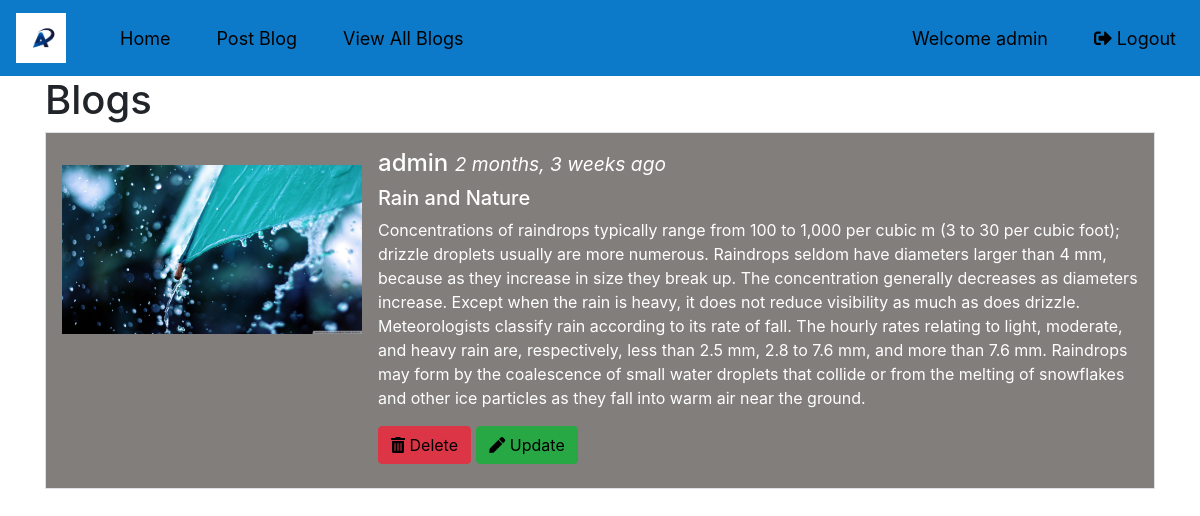
Page /detailblog/25 (signed in) on the committed database.
### blogapp/models.py (models this page shows)
class PostBlog(models.Model):
    title = models.CharField(max_length=50)
    description = models.CharField(max_length=2000)
    file = models.FileField(upload_to= 'images/')
    author = models.CharField(max_length=50)
    posted_date= models.DateTimeField(auto_now_add= True)
    comments = models.ForeignKey(Comment,null=True, blank=True,on_delete=models.CASCADE)

### blogapp/views.py (the view)
# urls.py: path('detailblog/<pk>',views.DetailBlog.as_view()),
@method_decorator(login_required, name='dispatch')
class DetailBlog(DetailView):
    model = PostBlog
    template_name = 'blogapp/detailblog.html'
    context_object_name = 'blog'

### templates/blogapp/detailblog.html (shortened to what this page needs)
{% extends 'blogapp/base.html' %}
{% block basecontent %}
<div class="container">
    <h1>Blogs</h1>
  <div class="media border p-3">
  <img src="{{blog.file.url}}" alt="image" class="mr-3 mt-3 " style="width:300px;">
  <div class="media-body">
    <h4>{{blog.author}} <small><i>{{blog.posted_date | timesince}} ago</i></small></h4>
    <h5>{{blog.title}}</h5>
    <p>{{blog.description}}</p>
    {% if request.user.username == blog.author  %}
      <form  method="post">
        <h5><a href="/delete/{{blog.id}}" class="btn btn-danger"><i class="fas fa-trash-alt"></i> Delete</a>
        <a href="/update/{{blog.id}}" class="btn btn-success"><i class="fas fa-pen"></i> Update</a></h5>
      </form>
    {% endif %}
  </div>
</div>
<br>
</div>
{% endblock %}

### templates/blogapp/base.html (shortened to what this page needs)
{% load static %}
<!DOCTYPE html>
<html lang="en" dir="ltr">
  <head>
    <link rel="stylesheet" href="{%static 'css/style.css' %}">
   <link rel="stylesheet" href="https://maxcdn.bootstrapcdn.com/bootstrap/4.4.1/css/bootstrap.min.css">
   <link rel="stylesheet" href="https://use.fontawesome.com/releases/v5.7.0/css/all.css">
  </head>
  <body style="background-image:url('{%static 'images/blog-bg.jfif' %}')">
  <nav class="navbar navbar-expand-md navbar-custom">
  <a class="navbar-brand" href="#"><img src="{%static "images/logo.jpg"%}" alt="My Blog" height="50px" width="50px"></a>
<div class="collapse navbar-collapse" id="collapsibleNavbar">
  <ul class="navbar-nav">
<li class="nav-item">
  <a class="nav-link" href="#">Home</a>
</li>
<li class="nav-item">
  <a class="nav-link" href="/postblog"> Post Blog</a>
</li>
<li class="nav-item">
  <a class="nav-link" href="/viewblog">View All Blogs</a>
</li>
</ul>
    {% if request.user.is_authenticated is True %}
  <ul class="navbar-nav ml-auto">
    <li class="nav-item">
        <a class="nav-link" href="#">  Welcome {{request.user}}</a>
    </li>
      <li class="nav-item">
          <a class="nav-link" href="/accounts/logout"><i class="fas fa-sign-out-alt"></i>  Logout</a>
      </li>
  </ul>
      {% endif %}
</div>
</nav>
{% block basecontent%}
{% endblock %}
  </body>
</html>

### static/css/style.css (style rules this page uses)
.navbar-custom { background-color: #0c7ac9; }
.navbar-nav .nav-link { color: white; }
.navbar-nav > li { margin-left:30px; font-size: 18px; }
.media { background: #827e7c!important; color: white!important; }
a { color: black!important; }

### rows in the picture
PostBlog: file (picture), author "admin", posted_date "2 months, 3 weeks", title "Rain and Nature", description "Concentrations of raindrops typically range from 100 to 1,000 per cubic m (3 to 30 per cubic foot); drizzle droplets usually are more numerous. Raindrops seldom have diameters larger than 4 mm, because as they increase in size they break up. The concentration generally decreases as diameters increase. Except when the rain is heavy, it does not reduce visibility as much as does drizzle. Meteorologists classify rain according to its rate of fall. The hourly rates relating to light, moderate, and heavy rain are, respectively, less than 2.5 mm, 2.8 to 7.6 mm, and more than 7.6 mm. Raindrops may form by the coalescence of small water droplets that collide or from the melting of snowflakes and…"

### other values in the picture
{{ request.user }} "admin"
